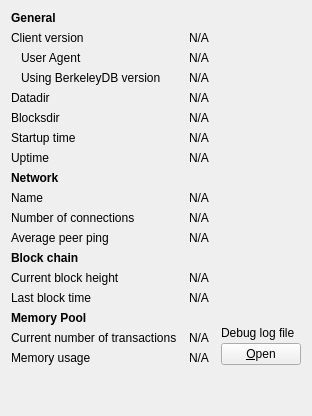
     <widget class="QWidget" name="tab_info">
      <attribute name="title">
       <string>&amp;Information</string>
      </attribute>
      <layout class="QGridLayout" name="gridLayout" columnstretch="0,1,0">
       <property name="horizontalSpacing">
        <number>12</number>
       </property>
       <item row="0" column="0">
        <widget class="QLabel" name="label_9">
         <property name="font">
          <font>
           <weight>75</weight>
           <bold>true</bold>
          </font>
         </property>
         <property name="text">
          <string>General</string>
         </property>
        </widget>
       </item>
       <item row="1" column="0">
        <widget class="QLabel" name="label_6">
         <property name="text">
          <string>Client version</string>
         </property>
        </widget>
       </item>
       <item row="1" column="1" colspan="2">
        <widget class="QLabel" name="clientVersion">
         <property name="cursor">
          <cursorShape>IBeamCursor</cursorShape>
         </property>
         <property name="text">
          <string>N/A</string>
         </property>
         <property name="textFormat">
          <enum>Qt::PlainText</enum>
         </property>
         <property name="textInteractionFlags">
          <set>Qt::LinksAccessibleByMouse|Qt::TextSelectableByKeyboard|Qt::TextSelectableByMouse</set>
         </property>
        </widget>
       </item>
       <item row="2" column="0">
        <widget class="QLabel" name="labelClientUserAgent">
         <property name="text">
          <string>User Agent</string>
         </property>
         <property name="indent">
          <number>10</number>
         </property>
        </widget>
       </item>
       <item row="2" column="1" colspan="2">
        <widget class="QLabel" name="clientUserAgent">
         <property name="cursor">
          <cursorShape>IBeamCursor</cursorShape>
         </property>
         <property name="text">
          <string>N/A</string>
         </property>
         <property name="textFormat">
          <enum>Qt::PlainText</enum>
         </property>
         <property name="textInteractionFlags">
          <set>Qt::LinksAccessibleByMouse|Qt::TextSelectableByKeyboard|Qt::TextSelectableByMouse</set>
         </property>
        </widget>
       </item>
       <item row="3" column="0">
        <widget class="QLabel" name="label_berkeleyDBVersion">
         <property name="text">
          <string>Using BerkeleyDB version</string>
         </property>
         <property name="indent">
          <number>10</number>
         </property>
        </widget>
       </item>
       <item row="3" column="1" colspan="2">
        <widget class="QLabel" name="berkeleyDBVersion">
         <property name="cursor">
          <cursorShape>IBeamCursor</cursorShape>
         </property>
         <property name="text">
          <string>N/A</string>
         </property>
         <property name="textFormat">
          <enum>Qt::PlainText</enum>
         </property>
         <property name="textInteractionFlags">
          <set>Qt::LinksAccessibleByMouse|Qt::TextSelectableByKeyboard|Qt::TextSelectableByMouse</set>
         </property>
        </widget>
       </item>
       <item row="4" column="0">
        <widget class="QLabel" name="label_12">
         <property name="text">
          <string>Datadir</string>
         </property>
        </widget>
       </item>
       <item row="4" column="1" colspan="2">
        <widget class="QLabel" name="dataDir">
         <property name="cursor">
          <cursorShape>IBeamCursor</cursorShape>
         </property>
         <property name="toolTip">
          <string>To specify a non-default location of the data directory use the '%1' option.</string>
         </property>
         <property name="text">
          <string>N/A</string>
         </property>
         <property name="textFormat">
          <enum>Qt::PlainText</enum>
         </property>
         <property name="wordWrap">
          <bool>true</bool>
         </property>
         <property name="textInteractionFlags">
          <set>Qt::LinksAccessibleByMouse|Qt::TextSelectableByKeyboard|Qt::TextSelectableByMouse</set>
         </property>
        </widget>
       </item>
       <item row="5" column="0">
        <widget class="QLabel" name="label_11">
         <property name="text">
          <string>Blocksdir</string>
         </property>
        </widget>
       </item>
       <item row="5" column="1" colspan="2">
        <widget class="QLabel" name="blocksDir">
         <property name="cursor">
          <cursorShape>IBeamCursor</cursorShape>
         </property>
         <property name="toolTip">
          <string>To specify a non-default location of the blocks directory use the '%1' option.</string>
         </property>
         <property name="text">
          <string>N/A</string>
         </property>
         <property name="textFormat">
          <enum>Qt::PlainText</enum>
         </property>
         <property name="wordWrap">
          <bool>true</bool>
         </property>
         <property name="textInteractionFlags">
          <set>Qt::LinksAccessibleByMouse|Qt::TextSelectableByKeyboard|Qt::TextSelectableByMouse</set>
         </property>
        </widget>
       </item>
       <item row="6" column="0">
        <widget class="QLabel" name="label_13">
         <property name="text">
          <string>Startup time</string>
         </property>
        </widget>
       </item>
       <item row="6" column="1" colspan="2">
        <widget class="QLabel" name="startupTime">
         <property name="cursor">
          <cursorShape>IBeamCursor</cursorShape>
         </property>
         <property name="text">
          <string>N/A</string>
         </property>
         <property name="textFormat">
          <enum>Qt::PlainText</enum>
         </property>
         <property name="textInteractionFlags">
          <set>Qt::LinksAccessibleByMouse|Qt::TextSelectableByKeyboard|Qt::TextSelectableByMouse</set>
         </property>
        </widget>
       </item>
       <item row="7" column="0">
        <widget class="QLabel" name="label_uptime">
         <property name="text">
          <string>Uptime</string>
         </property>
        </widget>
       </item>
       <item row="7" column="1" colspan="2">
        <widget class="QLabel" name="uptime">
         <property name="cursor">
          <cursorShape>IBeamCursor</cursorShape>
         </property>
         <property name="text">
          <string>N/A</string>
         </property>
         <property name="textFormat">
          <enum>Qt::PlainText</enum>
         </property>
         <property name="textInteractionFlags">
          <set>Qt::LinksAccessibleByMouse|Qt::TextSelectableByKeyboard|Qt::TextSelectableByMouse</set>
         </property>
        </widget>
       </item>
       <item row="8" column="0">
        <widget class="QLabel" name="labelNetwork">
         <property name="font">
          <font>
           <weight>75</weight>
           <bold>true</bold>
          </font>
         </property>
         <property name="text">
          <string>Network</string>
         </property>
        </widget>
       </item>
       <item row="9" column="0">
        <widget class="QLabel" name="label_8">
         <property name="text">
          <string>Name</string>
         </property>
        </widget>
       </item>
       <item row="9" column="1" colspan="2">
        <widget class="QLabel" name="networkName">
         <property name="cursor">
          <cursorShape>IBeamCursor</cursorShape>
         </property>
         <property name="text">
          <string>N/A</string>
         </property>
         <property name="textFormat">
          <enum>Qt::PlainText</enum>
         </property>
         <property name="textInteractionFlags">
          <set>Qt::LinksAccessibleByMouse|Qt::TextSelectableByKeyboard|Qt::TextSelectableByMouse</set>
         </property>
        </widget>
       </item>
       <item row="10" column="0">
        <widget class="QLabel" name="label_7">
         <property name="text">
          <string>Number of connections</string>
         </property>
        </widget>
       </item>
       <item row="10" column="1" colspan="2">
        <widget class="QLabel" name="numberOfConnections">
         <property name="cursor">
          <cursorShape>IBeamCursor</cursorShape>
         </property>
         <property name="text">
          <string>N/A</string>
         </property>
         <property name="textFormat">
          <enum>Qt::PlainText</enum>
         </property>
         <property name="textInteractionFlags">
          <set>Qt::LinksAccessibleByMouse|Qt::TextSelectableByKeyboard|Qt::TextSelectableByMouse</set>
         </property>
        </widget>
       </item>
       <item row="11" column="0">
        <widget class="QLabel" name="label_avgPing">
         <property name="text">
          <string>Average peer ping</string>
         </property>
        </widget>
       </item>
       <item row="11" column="1" colspan="2">
        <widget class="QLabel" name="avgPeerPing">
         <property name="cursor">
          <cursorShape>IBeamCursor</cursorShape>
         </property>
         <property name="text">
          <string>N/A</string>
         </property>
         <property name="textFormat">
          <enum>Qt::PlainText</enum>
         </property>
         <property name="textInteractionFlags">
          <set>Qt::LinksAccessibleByMouse|Qt::TextSelectableByKeyboard|Qt::TextSelectableByMouse</set>
         </property>
        </widget>
       </item>
       <item row="12" column="0">
        <widget class="QLabel" name="label_10">
         <property name="font">
          <font>
           <weight>75</weight>
           <bold>true</bold>
          </font>
         </property>
         <property name="text">
          <string>Block chain</string>
         </property>
        </widget>
       </item>
       <item row="13" column="0">
        <widget class="QLabel" name="label_3">
         <property name="text">
          <string>Current block height</string>
         </property>
        </widget>
       </item>
       <item row="13" column="1" colspan="2">
        <widget class="QLabel" name="numberOfBlocks">
         <property name="cursor">
          <cursorShape>IBeamCursor</cursorShape>
         </property>
         <property name="text">
          <string>N/A</string>
         </property>
         <property name="textFormat">
          <enum>Qt::PlainText</enum>
         </property>
         <property name="textInteractionFlags">
          <set>Qt::LinksAccessibleByMouse|Qt::TextSelectableByKeyboard|Qt::TextSelectableByMouse</set>
         </property>
        </widget>
       </item>
       <item row="14" column="0">
        <widget class="QLabel" name="labelLastBlockTime">
         <property name="text">
          <string>Last block time</string>
         </property>
        </widget>
       </item>
       <item row="14" column="1" colspan="2">
        <widget class="QLabel" name="lastBlockTime">
         <property name="cursor">
          <cursorShape>IBeamCursor</cursorShape>
         </property>
         <property name="text">
          <string>N/A</string>
         </property>
         <property name="textFormat">
          <enum>Qt::PlainText</enum>
         </property>
         <property name="textInteractionFlags">
          <set>Qt::LinksAccessibleByMouse|Qt::TextSelectableByKeyboard|Qt::TextSelectableByMouse</set>
         </property>
        </widget>
       </item>
       <item row="15" column="0">
        <widget class="QLabel" name="labelMempoolTitle">
         <property name="font">
          <font>
           <weight>75</weight>
           <bold>true</bold>
          </font>
         </property>
         <property name="text">
          <string>Memory Pool</string>
         </property>
        </widget>
       </item>
       <item row="16" column="0">
        <widget class="QLabel" name="labelNumberOfTransactions">
         <property name="text">
          <string>Current number of transactions</string>
         </property>
        </widget>
       </item>
       <item row="16" column="1">
        <widget class="QLabel" name="mempoolNumberTxs">
         <property name="cursor">
          <cursorShape>IBeamCursor</cursorShape>
         </property>
         <property name="text">
          <string>N/A</string>
         </property>
         <property name="textFormat">
          <enum>Qt::PlainText</enum>
         </property>
         <property name="textInteractionFlags">
          <set>Qt::LinksAccessibleByMouse|Qt::TextSelectableByKeyboard|Qt::TextSelectableByMouse</set>
         </property>
        </widget>
       </item>
       <item row="17" column="0">
        <widget class="QLabel" name="labelMemoryUsage">
         <property name="text">
          <string>Memory usage</string>
         </property>
        </widget>
       </item>
       <item row="17" column="1">
        <widget class="QLabel" name="mempoolSize">
         <property name="cursor">
          <cursorShape>IBeamCursor</cursorShape>
         </property>
         <property name="text">
          <string>N/A</string>
         </property>
         <property name="textFormat">
          <enum>Qt::PlainText</enum>
         </property>
         <property name="textInteractionFlags">
          <set>Qt::LinksAccessibleByMouse|Qt::TextSelectableByKeyboard|Qt::TextSelectableByMouse</set>
         </property>
        </widget>
       </item>
       <item row="15" column="2" rowspan="3">
        <layout class="QVBoxLayout" name="verticalLayoutDebugButton">
         <property name="spacing">
          <number>3</number>
         </property>
         <item>
          <spacer name="verticalSpacer_2">
           <property name="orientation">
            <enum>Qt::Vertical</enum>
           </property>
           <property name="sizeHint" stdset="0">
            <size>
             <width>10</width>
             <height>5</height>
            </size>
           </property>
          </spacer>
         </item>
         <item>
          <widget class="QLabel" name="labelDebugLogfile">
           <property name="text">
            <string>Debug log file</string>
           </property>
          </widget>
         </item>
         <item>
          <widget class="QPushButton" name="openDebugLogfileButton">
           <property name="toolTip">
            <string>Open the %1 debug log file from the current data directory. This can take a few seconds for large log files.</string>
           </property>
           <property name="text">
            <string>&amp;Open</string>
           </property>
           <property name="autoDefault">
            <bool>false</bool>
           </property>
          </widget>
         </item>
        </layout>
       </item>
       <item row="18" column="0">
        <spacer name="verticalSpacer">
         <property name="orientation">
          <enum>Qt::Vertical</enum>
         </property>
         <property name="sizeHint" stdset="0">
          <size>
           <width>20</width>
           <height>40</height>
          </size>
         </property>
        </spacer>
       </item>
      </layout>
     </widget>
